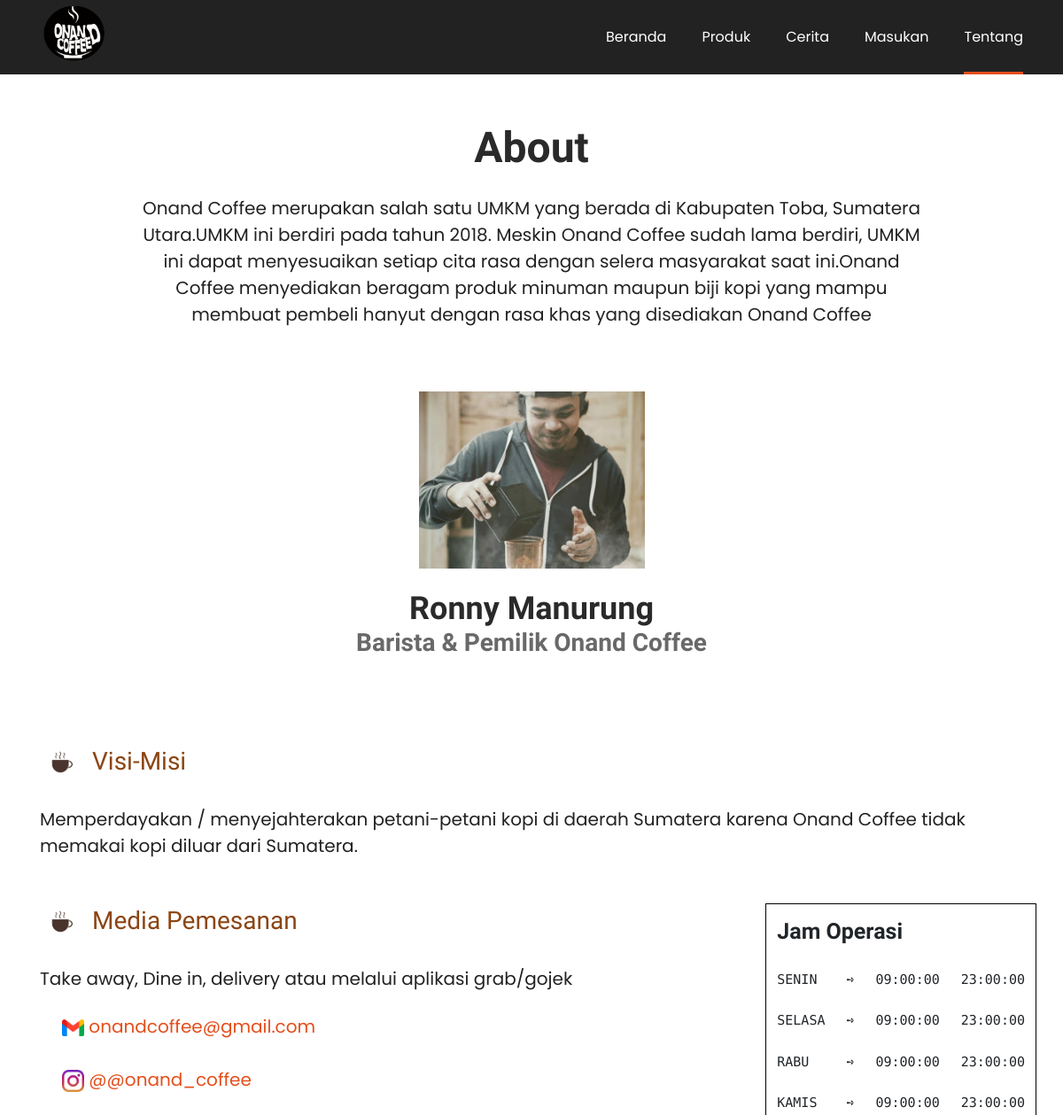
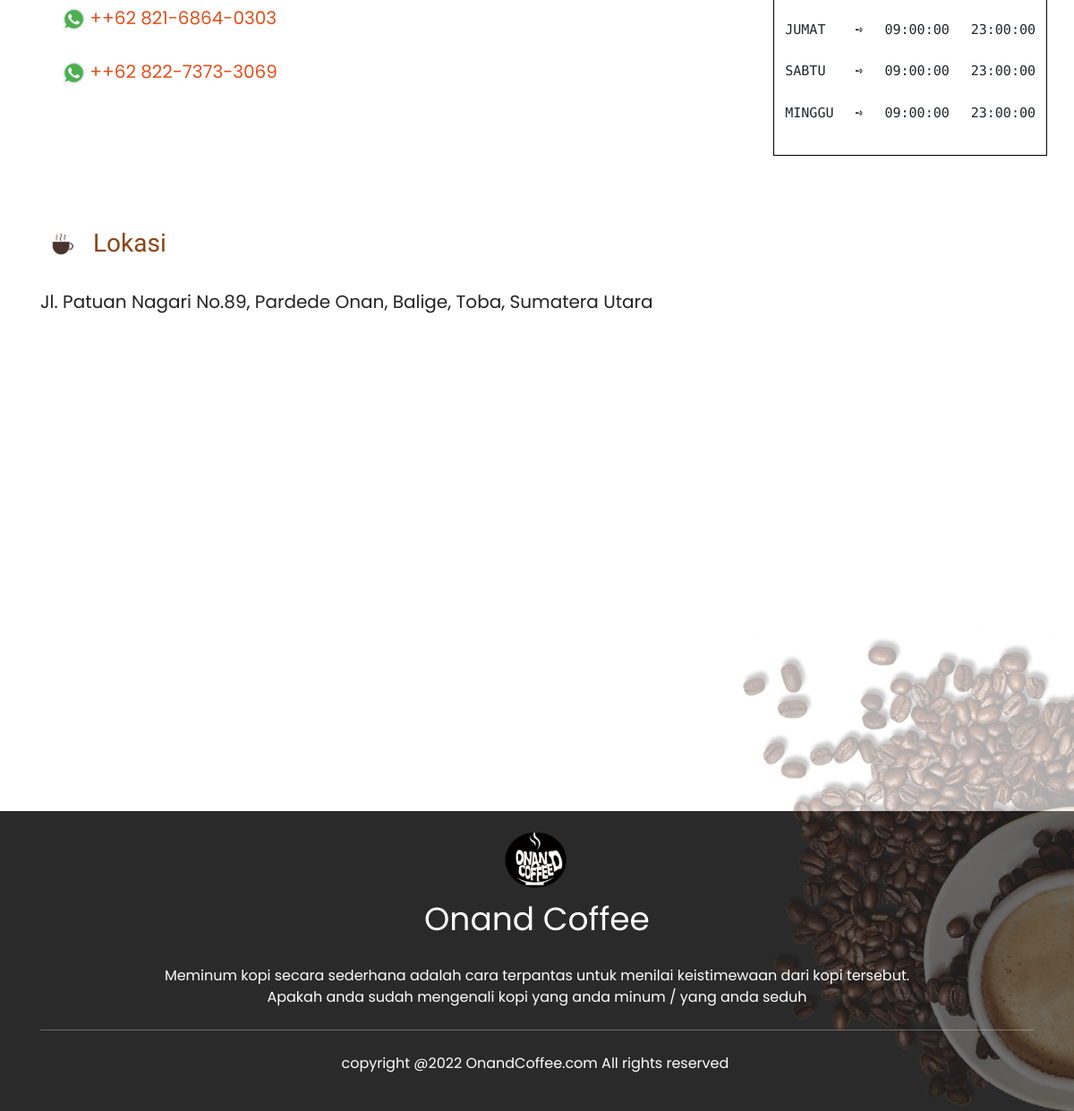
/tentang.php, run on the app's committed database (2 pictures, top to bottom).
### tables this page shows
CREATE TABLE `mediapesanan` (
  `id` int(11) NOT NULL,
  `media` varchar(20) NOT NULL,
  `isiMedia` varchar(50) NOT NULL,
  `logoMedia` varchar(25) NOT NULL
);

CREATE TABLE `jamoperasi` (
  `id` int(50) NOT NULL,
  `hariOperasi` varchar(20) NOT NULL,
  `jamBuka` time NOT NULL,
  `jamTutup` time NOT NULL
);

### fungsi.php (called while the page is built, shortened)
<?php
$conn = mysqli_connect("sql100.epizy.com", "epiz_31901152", "5w54vWVkXoN2tTU", "epiz_31901152_db_onandcoffee");
function query($query){
    global $conn;
    $result = mysqli_query($conn, $query);
    $rows = [];
    while ( $row = mysqli_fetch_assoc($result) ){
        $rows[] = $row;
    }
    return $rows;
}
?>

### tentang.php (the view, shortened to what this page needs)
<?php
include 'fungsi.php';
$jamoperasi =  query("SELECT * FROM jamoperasi");
$media = query("SELECT * FROM mediapesanan ORDER BY id DESC");
?>
<!doctype html>
<html class="no-js" lang="en">
<head>
    <link rel="stylesheet" href="p_asset/css/animate.css">
    <link rel="stylesheet" href="p_asset/css/slick.css">
    <link rel="stylesheet" href="p_asset/css/LineIcons.css">
    <link rel="stylesheet" href="p_asset/css/bootstrap.min.css">
    <link rel="stylesheet" href="p_asset/css/default.css">
    <link rel="stylesheet" href="p_asset/css/style.css">
</head>
<body>
    <section class="header_area">
        <div class="header_navbar">
            <div class="container">
                <div class="row">
                    <div class="col-lg-12">
                        <nav class="navbar navbar-expand-lg">
                            <a class="navbar-brand" href="">
                                <img src="p_asset/images/logo.png" height="70" width="80" alt="Logo">
                            </a>
                            <div class="collapse navbar-collapse sub-menu-bar" id="navbarSupportedContent">
                                <ul id="nav" class="navbar-nav ml-auto">
                                    <li class="nav-item ">
                                        <a href="home.php">Beranda</a>
                                    </li>
                                    <li class="nav-item">
                                        <a href="product.php">Produk</a>
                                    </li>
                                    <li class="nav-item">
                                        <a href="story.php">Cerita</a>
                                    </li>
                                    <li class="nav-item">
                                        <a href="input.php">Masukan</a>
                                    </li>
                                    <li class="nav-item active">
                                        <a href="tentang.php">Tentang</a>
                                    </li>
                                </ul>
                            </div>
                        </nav>
                    </div>
                </div>
            </div>
        </div>
    </section>
    <section id="about" class="about_area pt-90 pb-130">
        <div class="container"><br><br>
            <center>
                <h1>About</h1> <br>
                <div style="width:80%;">
                    <div class="visimisi">Onand Coffee merupakan salah satu UMKM yang berada di Kabupaten Toba, Sumatera Utara.UMKM ini berdiri pada tahun 2018. Meskin Onand Coffee sudah lama berdiri, UMKM ini dapat menyesuaikan setiap cita rasa dengan selera masyarakat saat ini.Onand Coffee menyediakan beragam produk minuman maupun biji kopi yang mampu membuat pembeli hanyut dengan rasa khas yang disediakan Onand Coffee</div>
                </div>
                <br><br><br>
                <div>
                    <img src="p_asset/images/ronny.jpg" width="255px" height="200px" alt="Ronny Manurung">
                    <div class="align-self-center"><br>
                        <h2>Ronny Manurung  </h2>
                        <h3 style="color:dimgrey;">Barista & Pemilik Onand Coffee</h3>
                    </div>
                </div>
                </center>
                <br><br>
            <div class="d-flex row justify-content-between">
                <div class="about_content mt-45 ml-15 wow fadeInLeftBig" data-wow-duration="1s" data-wow-delay="0.5s">
                    <div class="d-flex flex-row">
                        <div class="p-2"><img src="p_asset/images/poin.jpg" width="35px" alt="poin"></div>
                        <div class="p-2"><h3 style="color: saddlebrown;" class="subjudul"> Visi-Misi</h3></div>
                    </div><br>
                    <div class="visimisi"> Memperdayakan / menyejahterakan petani-petani kopi di daerah Sumatera karena Onand Coffee tidak memakai kopi diluar dari Sumatera. </div>
                </div>
                <div class="about_content mt-45 ml-15 wow fadeInLeftBig" data-wow-duration="1s" data-wow-delay="0.5s">
                    <div class="d-flex flex-row">
                        <div class="p-2"><img src="p_asset/images/poin.jpg" width="35px" alt="poin"></div>
                        <div class="p-2"><h3 style="color: saddlebrown;" class="subjudul"> Media Pemesanan</h3></div>
                    </div><br>
                    <div class="Pemesanan" >
                        <div class="Pemesanan">Take away, Dine in, delivery atau melalui aplikasi grab/gojek  </div>
                    </div><br>
                    <div>
                            <?php foreach( $media as $row) :
                                if($row['media'] == 'WhatsApp') { ?>
                                    <a href="https://api.whatsapp.com/send?phone=<?= $row['isiMedia']?>" class="iconpesanan"><img src="p_asset/images/whatsapp.png" height="25px" width="25px">  +<?= $row['isiMedia']?> </a>
                                <?php } else if($row['media'] == 'Instagram') { ?>
                                    <a href="https://www.instagram.com/<?= $row['isiMedia']?>/" class="iconpesanan"><img src="p_asset/images/instagram.png" height="25px" width="25px"> @<?= $row['isiMedia']?> </a>
                                <?php } else if ($row['media'] == 'Email' ) { ?>
                                    <a href="mailto:<?=$row['isiMedia']?>?subject=subject text" class="iconpesanan"><img src="p_asset/images/gmail.png" height="25Spx" width="25px">  <?= $row['isiMedia']?> </a>
                                <?php } else { ?>
                                    <a href="#" class="iconpesanan"><img src="gambar/<?php echo $row['logoMedia']; ?>" height="25Spx" width="25px"> <?= $row['isiMedia']?> </a>
                                <?php } ?>  <br><br>
                            <?php endforeach;?>
                    </div>
                </div>
                <div class="mt-50 wow fadeInRightBig" data-wow-duration="1s" data-wow-delay="0.5s">
                    <table class="table table-borderless" style=" border: 1px solid black;display: inline-block;">
                        <thead>
                            <tr>
                                <th scope="col" colspan="3" style="font-family: 'Sriracha', cursive; font-size:25px;">Jam Operasi</th>
                            </tr>
                        </thead>
                        <?php foreach( $jamoperasi as $row) : ?>
                        <tbody>
                            <tr>
                                <td class="operasi"><?= $row["hariOperasi"]?></td>
                                <td class="operasi">&#10170</td>
                                <td class="operasi"><?= $row["jamBuka"]?></td>
                                <td class="operasi"><?= $row["jamTutup"]?></td>
                            </tr>
                        </tbody>
                        <?php endforeach; ?>
                        <tr><td></td></tr>
                    </table>
                </div>
            </div>
            <div class="mt-50 wow fadeInRightBig" data-wow-duration="1s" data-wow-delay="0.5s">
                <div>
                    <div class="d-flex flex-row">
                        <div class="p-2"><img src="p_asset/images/poin.jpg" width="35px" alt="poin"></div>
                        <div class="p-2"><h3 style="color: saddlebrown;" class="subjudul"> Lokasi</h3></div>
                    </div><br>
                    <div class="visimisi">Jl. Patuan Nagari No.89, Pardede Onan, Balige, Toba, Sumatera Utara</div><br>
                    <div class="gmap_canvas z-depth-1-half map-container" id="map-container-google-1" width="800" height="800">
                    <center>
                        <iframe class="lokasi" src="https://www.google.com/maps/embed?pb=!1m18!1m12!1m3!1d3986.5094872551776!2d99.05930541469509!3d2.3336112982992607!2m3!1f0!2f0!3f0!3m2!1i1024!2i768!4f13.1!3m3!1m2!1s0x302e059b96d69615%3A0x46589a1dbc233e6d!2sOnand%20Coffee!5e0!3m2!1sid!2sid!4v1648401071529!5m2!1sid!2sid"  style="border:0; height:400px; width:100%;" allowfullscreen="" loading="lazy"></iframe>
                    </center>
                </div>
            </div>
        </div>
    </section>
    <section id="footer" class="footer_area">
        <div class="footer"><center><br>
            <a href="login.php">
                <img src="p_asset/images/logo.png" height="70" width="80" alt="Logo">
            </a>
            <div class="jdlfooter">Onand Coffee</div><br>
            <div class="footer">Meminum kopi secara sederhana adalah cara terpantas untuk menilai keistimewaan dari kopi tersebut.  </div>
            <div>Apakah anda sudah mengenali kopi yang anda minum / yang anda seduh</div><br>
        </center>
        </div>
        <div class="footer_copyright">
            <div class="container">
                <div class="copyright text-center">
                    <p>copyright @2022 OnandCoffee.com All rights reserved <a href="" rel="nofollow"></a></p>
                </div>
            </div>
        </div>
        <div class="footer_shape">
            <img src="p_asset/images/footer_shape.png" alt="footer shape">
        </div>
    </section>
</body>
</html>

### p_asset/css/default.css (style rules this page uses)
.mt-45 { margin-top: 45px; }
.mt-50 { margin-top: 50px; }
.ml-15 { margin-left: 15px; }
.pt-90 { padding-top: 90px; }
.pb-130 { padding-bottom: 130px; }

### p_asset/css/style.css (style rules this page uses)
body { font-family: "Poppins", sans-serif; font-weight: normal; font-style: normal; color: #7A7A7A; }
* { margin: 0; padding: 0; -webkit-box-sizing: border-box; -moz-box-sizing: border-box; box-sizing: border-box; }
a { color: #E54E1B; }
i, span, a { display: inline-block; }
audio, canvas, iframe, img, svg, video { vertical-align: middle; }
h1, h2, h3, h4, h5, h6 { font-family: "Philosopher", sans-serif; font-weight: 700; color: #2A2A2A; margin: 0px; }
h1 { font-size: 48px; }
h2 { font-size: 36px; }
h3 { font-size: 28px; }
.visimisi { font-size: 20px; color: #222; }
.Pemesanan { font-size: 20px; color: #222; }
.footer { text-align: center; color: white; }
.jdlfooter { font-size: 36px; }
.header_navbar { position: absolute; top: 0; left: 0; width: 100%; z-index: 99; -webkit-transition: all 0.3s ease-out 0s; -moz-transition: all 0.3s ease-out 0s; -ms-transition: all 0.3s ease-out 0s; -o-transition: all 0.3s ease-out 0s; transition: all 0.3s ease-out 0s; background-color: #222; }
.navbar { padding: 0; border-radius: 5px; position: relative; -webkit-transition: all 0.3s ease-out 0s; -moz-transition: all 0.3s ease-out 0s; -ms-transition: all 0.3s ease-out 0s; -o-transition: all 0.3s ease-out 0s; transition: all 0.3s ease-out 0s; }
.navbar-brand { padding: 0; }
.navbar-nav .nav-item { position: relative; margin-left: 40px; }
.navbar-nav .nav-item a { font-size: 16px; font-weight: 400; color: #fff; -webkit-transition: all 0.3s ease-out 0s; -moz-transition: all 0.3s ease-out 0s; -ms-transition: all 0.3s ease-out 0s; -o-transition: all 0.3s ease-out 0s; transition: all 0.3s ease-out 0s; padding: 30px 0; position: relative; }
.navbar-nav .nav-item a::before { position: absolute; content: ''; bottom: 0px; left: 0; width: 0; height: 3px; background-color: #E54E1B; -webkit-transition: all 0.3s ease-out 0s; -moz-transition: all 0.3s ease-out 0s; -ms-transition: all 0.3s ease-out 0s; -o-transition: all 0.3s ease-out 0s; transition: all 0.3s ease-out 0s; }
.navbar-nav .nav-item.active > a::before, .navbar-nav .nav-item:hover > a::before { width: 100%; }
.about_content div { font-size: 20px; }
.footer_area { position: relative; background-color: #2A2A2A; z-index: 5; }
.footer_shape { position: absolute; bottom: 0; right: 0; opacity: 0.32; z-index: -1; }
.footer_copyright .copyright { padding: 25px 0; border-top: 1px solid rgba(238, 238, 238, 0.33); }
.footer_copyright .copyright p { font-size: 16px; color: #fff; }
.iconpesanan { text-indent: 25px; }
.operasi { font-family: 'Source Code Pro', monospace; text-transform: uppercase; font-size: 15px; }
.subjudul { font-family: 'Sriracha', cursive; font-weight: normal; }

### data on the page
mediapesanan: isiMedia "onandcoffee@gmail.com"
mediapesanan: isiMedia "@onand_coffee"
mediapesanan: isiMedia "+62 821-6864-0303"
mediapesanan: isiMedia "+62 822-7373-3069"
jamoperasi: hariOperasi "SENIN", jamBuka "09:00:00", jamTutup "23:00:00"
jamoperasi: hariOperasi "SELASA", jamBuka "09:00:00", jamTutup "23:00:00"
jamoperasi: hariOperasi "RABU", jamBuka "09:00:00", jamTutup "23:00:00"
jamoperasi: hariOperasi "KAMIS", jamBuka "09:00:00", jamTutup "23:00:00"
jamoperasi: hariOperasi "JUMAT", jamBuka "09:00:00", jamTutup "23:00:00"
jamoperasi: hariOperasi "SABTU", jamBuka "09:00:00", jamTutup "23:00:00"
jamoperasi: hariOperasi "MINGGU", jamBuka "09:00:00", jamTutup "23:00:00"
